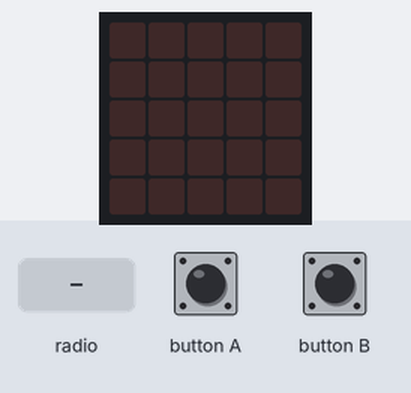
A program run on a simulated BBC micro:bit running MicroPython. On the bench: the board's 5×5 LED display. Inputs (shaded band) come from the test bench.

Above: at 1.2 s.
1.3 s: radio message "DOT" arrives
At 1.4 s:
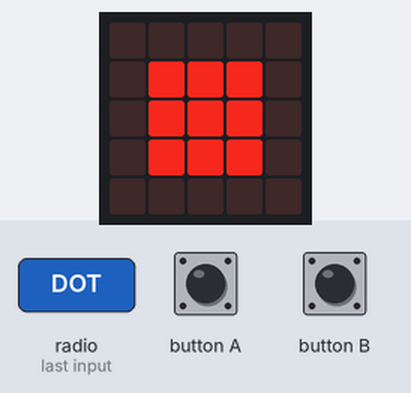
3.0 s: radio message "DASH" arrives
At 3.1 s:
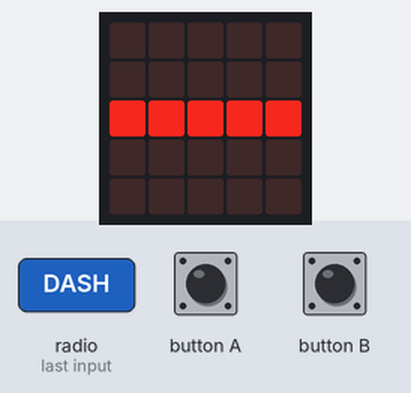
Timing chart, 0 to 6.0 s (numbered marks = the images above; inputs shaded):
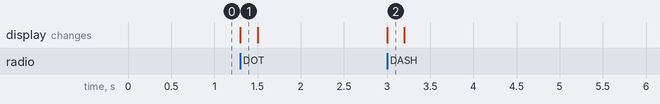

Measured:
- after the input at 1.3 s, the display: changes at once (image 1)
- after the input at 3.0 s, the display: changes at once (image 2)

The program:

microbit.py
```python
from microbit import *
import radio

radio.on()

radio.config(length=64, queue=1, channel=5, power=7, data_rate=radio.RATE_1MBIT)

dot_image = Image("00000:"
			 	  "08880:"
			 	  "08880:"
			 	  "08880:"
			 	  "00000:")

dash_image = Image("00000:"
			  	   "00000:"
			  	   "88888:"
			  	   "00000:"
			  	   "00000:")

while True:
	if button_a.was_pressed():
		radio.send("DOT")
	elif button_b.was_pressed():
		radio.send("DASH")
	else:
		data = radio.receive()
		if data == 'DOT':
			display.show(dot_image)
			sleep(200)
			display.clear()
		elif data == 'DASH':
			display.show(dash_image)
			sleep(200)
			display.clear()
```
